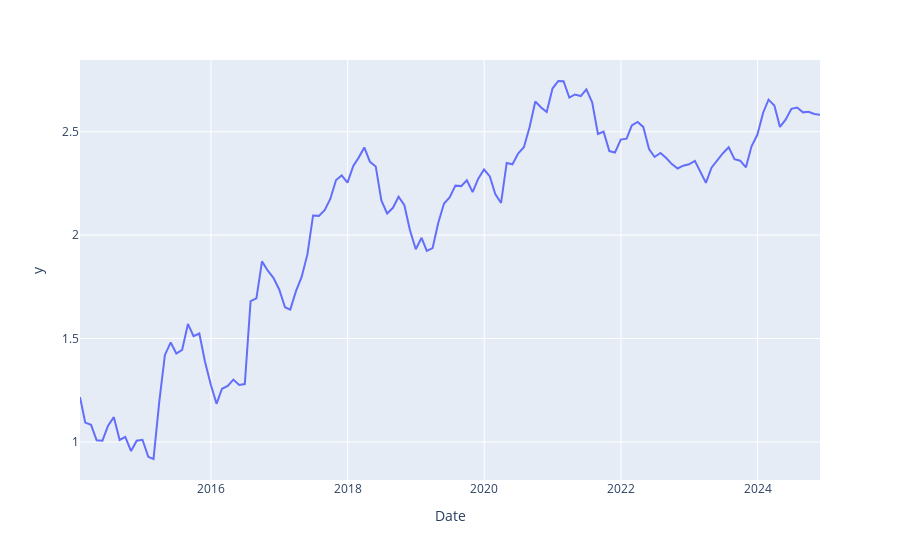

Notebook source saved alongside this figure:
### Code cell
temp = px.line(data_frame=df, x=df.index, y=log_df)
temp

### Figure 1 — Plotly figure (JSON) as saved in the notebook; plotly's stock layout.template omitted (floating-point values rounded to 4 significant figures; data arrays with more than 128 entries replaced by an {"elided": "..."} marker saying what was removed)
{"data": [{"hovertemplate": "Date=%{x}<br>y=%{y}<extra></extra>", "legendgroup": "", "line": {"color": "#636efa", "dash": "solid"}, "marker": {"symbol": "circle"}, "mode": "lines", "name": "", "orientation": "v", "showlegend": false, "type": "scatter", "x": {"elided": "131 str values"}, "xaxis": "x", "y": {"elided": "131 float values"}, "yaxis": "y"}], "layout": {"legend": {"tracegroupgap": 0}, "margin": {"t": 60}, "xaxis": {"anchor": "y", "domain": [0, 1], "title": {"text": "Date"}}, "yaxis": {"anchor": "x", "domain": [0, 1], "title": {"text": "y"}}}}
